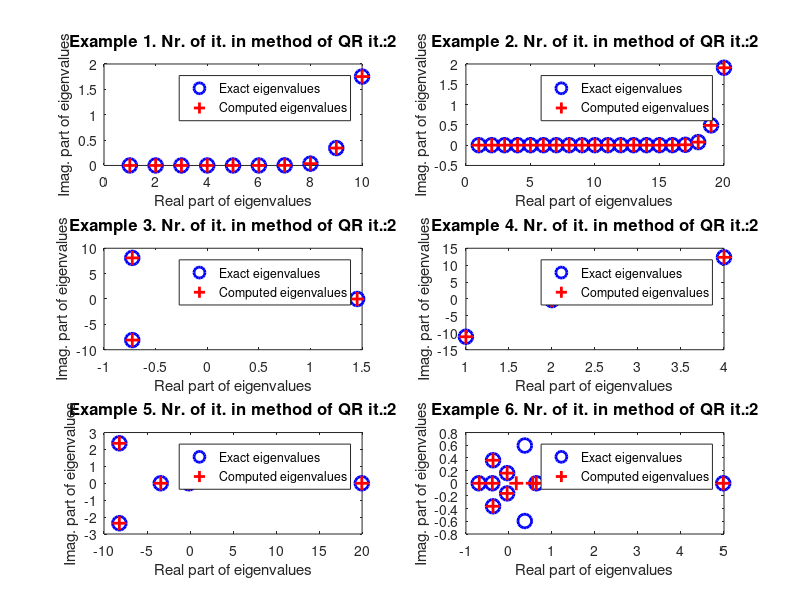

Write the MATLAB code that produced this figure.
% ----------------------------------------
%  Matlab program HessenbergQR.m: we will first reduce the matrix A to the upper
%  Hessenberg matrix and then compute it's QR factorization
% ----------------------------------------
clc
clear all
close all
eps = 1e-07;
fig = figure;
N=10;
for i =1:6
  if(i==1)
    n=N;
    A=hilb(N);
  elseif (i==2)
    n=20;
    A=hilb(20);
  elseif (i ==3)
    % Largest eigenvalue is complex
    n =3;
    A =[0 -5 2; 6 0 -12; 1 3 0];
  elseif (i==4)
    % Matrix has four real eigenvalues
    n =4;
    A=[3,7,8,9;5,-7,4,-7;1,-1,1,-1;9,3,2,5];
  elseif (i==5)
    n =5;
    %
    A=[3,7,8,9,12;5,-7,4,-7,8;1,1,-1,1,-1;4,3,2,1,7;9,3,2,5,4];
  elseif (i==6)
    n=N;
    A= rand(N,N);
    
  end
  
  lambda0= inf(n,1);
  count = 1;
  iter =1;
  
  % get  exact eigenvalues in sorted order
  exact_lambda = sort(eig(A));
  
  % First we reduce matrix A to upper Hessenberg
  
  for k=1:n - 2
    x= A(k+1:n,k);
    u=x;
    u(1) = u(1)+ sign(x(1))*norm(x);
    u=u/norm (u);
    P= eye(n-k) - 2*(u*u') ;
    A(k +1:n,k:n) =P*A(k +1:n,k:n) ;
    A(1:n,k +1:n)=A(1:n,k+1:n)*P;
  end
  
% ----------------------------------------
  
  for k = 1:1000
    [Q,R] = qr(A);
    A = R*Q;
  end
  
  %%%%%%%%%% Find eigenvalues from Real Schur block
  j =2; count =1;
  eigs = zeros(1,n);
  while (j <=n)
    %real eigenvalues
    if(abs(A(j,j-1)) < 1e-3)
      eigs(j-1) =A(j -1,j -1);
      count= j -1;
    else
      % Complex  eigenvalues
      eigs(j-1: j)= eig(A(j -1:j,j -1:j));
      count =j;
      j=j +1;
    end
    j=j +1;
  end
  if(count < length(eigs))
    eigs(n)=A(n,n);
  end
% ----------------------------------------
  
  computed_lambda = sort(eigs)';
  
  if(norm(abs(computed_lambda - lambda0 ))<eps )
    break ;
  end
  lambda0 = computed_lambda ;
  iter = iter + 1;
  
  str =['Comp. eig.:' num2str(computed_lambda')];
  str=[str, ', Ex. eig.:' num2str(exact_lambda',2)];
  str_xlabel = ['Example ',num2str(i), '. Nr. of it. in method of QR it.:', num2str(iter)];
  
  subplot (3,2,i)
  
  plot (exact_lambda,'o b','LineWidth',2,'Markersize',10)
  hold on
  plot (computed_lambda,'+ r','LineWidth',2, 'Markersize',10)
  
  % xlabel(str, 'fontsize',10)
  
  xlabel('Real part of eigenvalues');
  ylabel('Imag. part of eigenvalues');
  
  exact_lambda
  computed_lambda
  legend('Exact eigenvalues','Computed eigenvalues')
  
  title(str_xlabel,'fontsize',12)
  
end
